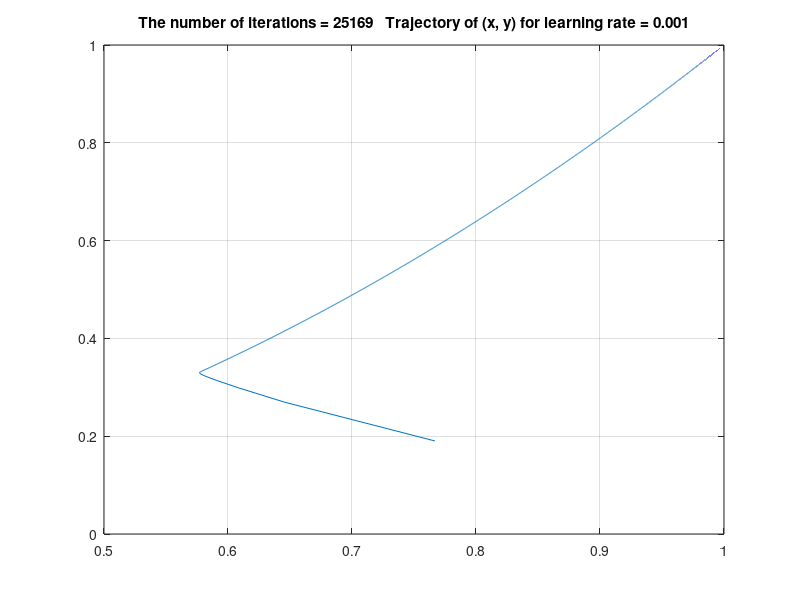
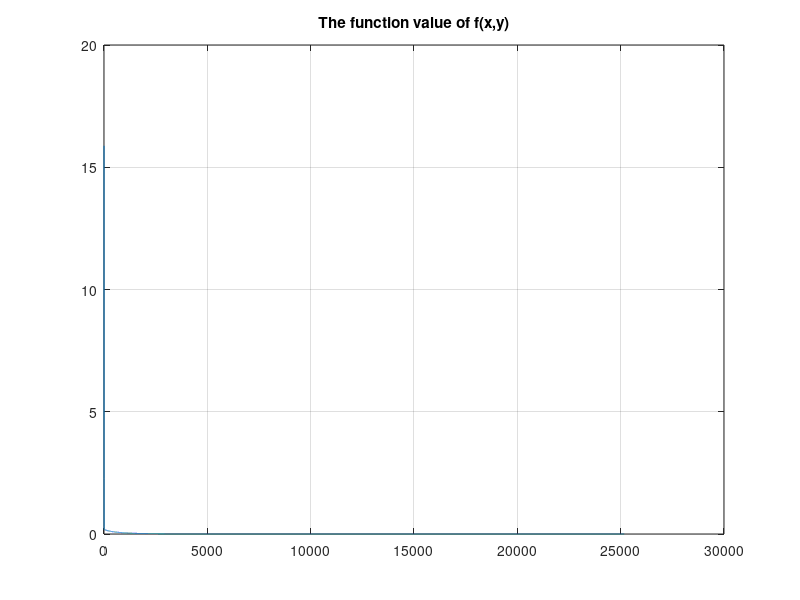

Here is the MATLAB script that generated these plots, in order:
%%INPUT
clear all; close all;
i = 1; 
x(i) = rand(1)*2-1; 
y(i) = rand(1)*2-1; 
f(i) = (1-x(i))^2 + 100*(y(i)-x(i)^2)^2; 
learning_rate = 0.001; 

%%CACULATION
while f(i) > 1e-10
fx(i) = 2*x(i)-2+400*(x(i)^3-x(i)*y(i));
fy(i) = 200*(y(i)-x(i)^2);
i = i + 1;
x(i) = x(i-1) - learning_rate*fx(i-1);
y(i) = y(i-1) - learning_rate*fy(i-1);
f(i) = (1-x(i))^2 + 100*(y(i)-x(i)^2)^2; 
end

%%PLOT
plot(x,y,'-');
grid on;
discription1 = sprintf('The number of iterations = %d   Trajectory of (x, y) for learning rate = 0.001',i);
title(discription1);
saveas(gcf,'Q1_2_1.jpg');

iteration=1:i;
figure;
plot (iteration,f(iteration),'-');
grid on;
discription2 = sprintf('The function value of f(x,y)');
title(discription2);
saveas(gcf,'Q1_2_2.jpg');
